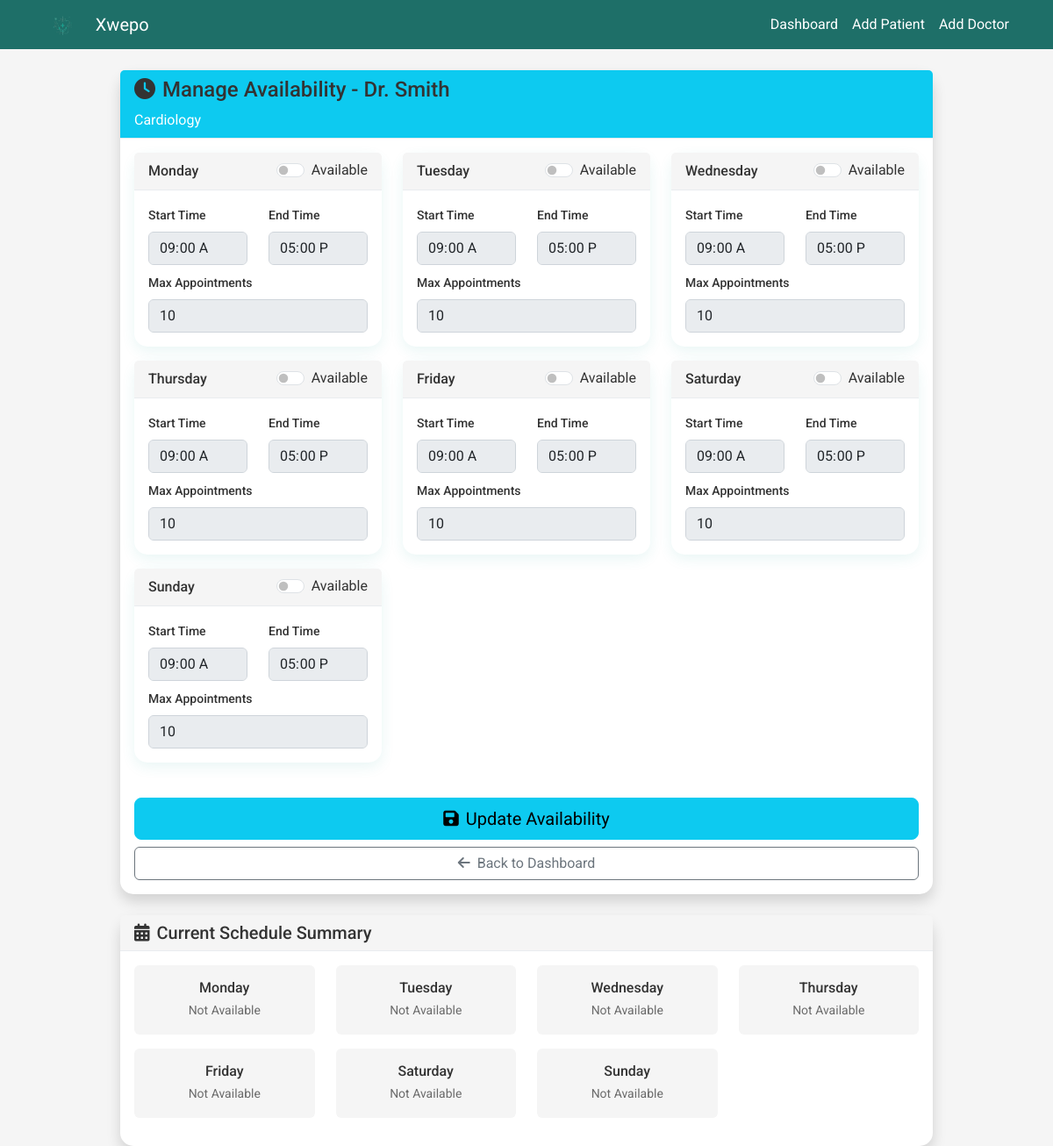
The page /manage_availability/1 (signed in) on the database as committed earlier.
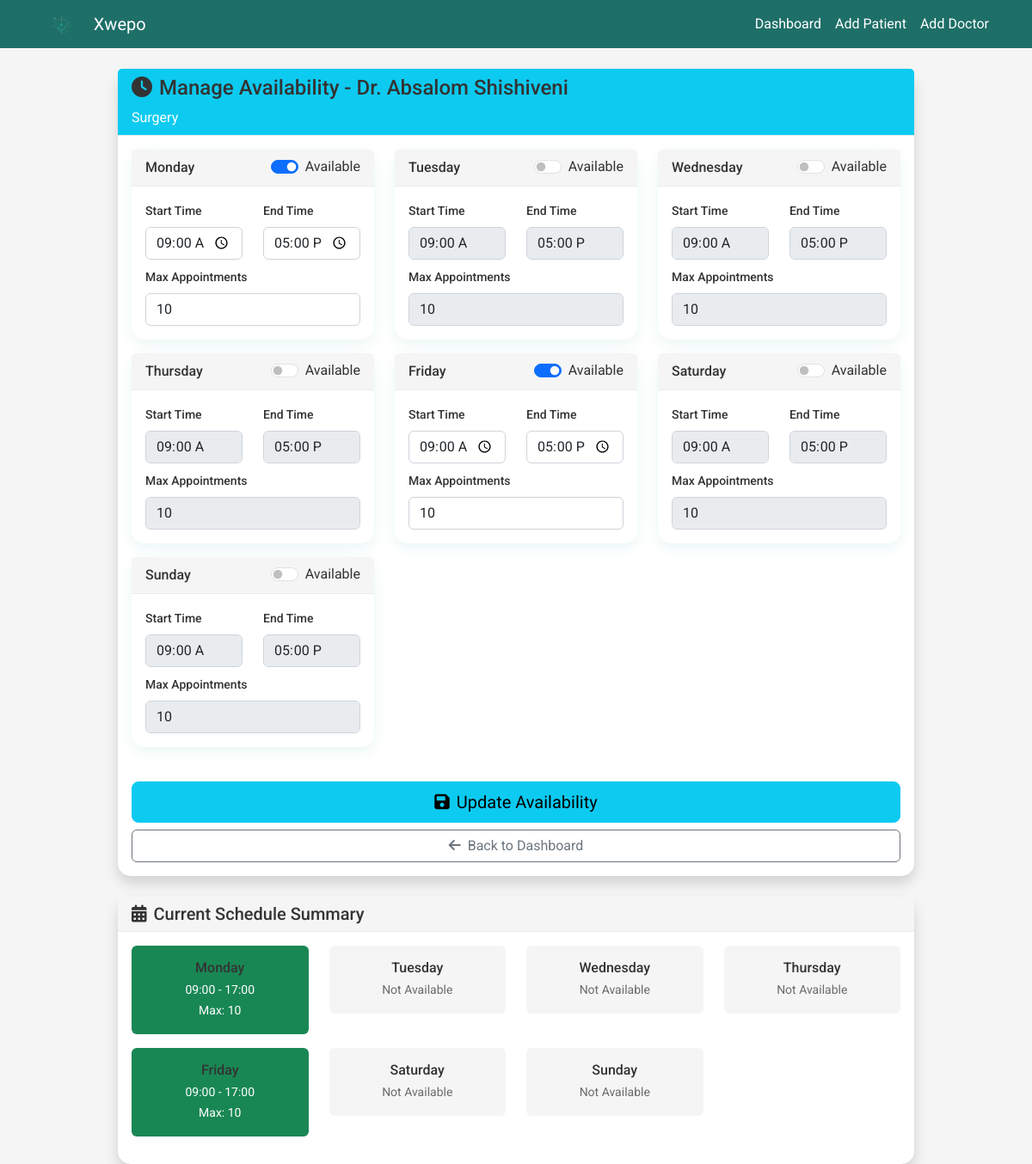
The same page on the database as committed later.
### models.py (models this page shows)
class Doctor(db.Model):
    id = db.Column(db.Integer, primary_key=True)
    name = db.Column(db.String(100), nullable=False)
    specialization = db.Column(db.String(50))
    license_number = db.Column(db.String(50), unique=True)
    contact_number = db.Column(db.String(20))
    email = db.Column(db.String(120))
    experience_years = db.Column(db.Integer)
    education = db.Column(db.Text)
    created_at = db.Column(db.DateTime, default=datetime.now)
    appointments = db.relationship('Appointment', backref='doctor', lazy=True, cascade='all, delete-orphan')
    availabilities = db.relationship('DoctorAvailability', backref='doctor', lazy=True, cascade='all, delete-orphan')
    prescriptions = db.relationship('Prescription', backref='doctor', lazy=True, cascade='all, delete-orphan')
    medical_records = db.relationship('MedicalRecord', backref='doctor', lazy=True, cascade='all, delete-orphan')

class DoctorAvailability(db.Model):
    id = db.Column(db.Integer, primary_key=True)
    doctor_id = db.Column(db.Integer, db.ForeignKey('doctor.id'), nullable=False)
    day_of_week = db.Column(db.Integer)  # 0=Monday, 1=Tuesday, etc.
    start_time = db.Column(db.String(10))
    end_time = db.Column(db.String(10))  # Fixed: Changed from Integer to String
    is_available = db.Column(db.Boolean, default=True)
    max_appointments = db.Column(db.Integer, default=10)

### app.py (the view, shortened to what this page needs)
@app.route('/manage_availability/<int:doctor_id>', methods=['GET', 'POST'])
@login_required
def manage_availability(doctor_id):
    if current_user.role not in ['admin', 'doctor']:
        flash('Access denied. Doctor or admin privileges required.', 'error')
        return redirect(url_for('index'))
    if current_user.role == 'doctor':
        pass
    doctor = Doctor.query.get_or_404(doctor_id)
    availability = DoctorAvailability.query.filter_by(doctor_id=doctor_id).all()
    availability_dict = {a.day_of_week: a for a in availability}
    return render_template('manage_availability.html', doctor=doctor, availability=availability_dict)

### app.py (called while the page is built)
@login_manager.user_loader
def load_user(user_id):
    return User.query.get(int(user_id))

### templates/manage_availability.html (shortened to what this page needs)
<!DOCTYPE html>
<html lang="en">
<head>
    <link href="https://cdn.jsdelivr.net/npm/bootstrap@5.3.0/dist/css/bootstrap.min.css" rel="stylesheet" onerror="this.onerror=null;this.href='{{ url_for('static', filename='libs/bootstrap/bootstrap.min.css') }}'">
    <link href="{{ url_for('static', filename='libs/fontawesome/css/all.min.css') }}" rel="stylesheet">
    <link href="{{ url_for('static', filename='css/color-scheme.css') }}" rel="stylesheet">
    <link href="{{ url_for('static', filename='css/color-scheme.css') }}" rel="stylesheet">
</head>
<body style="background-color: var(--light-gray);">
    <nav class="navbar navbar-expand-lg navbar-dark" style="background-color: var(--primary-teal-dark);">
        <div class="container">
            <a class="navbar-brand d-flex align-items-center" href="{{ url_for('index') }}">
                <img src="{{ url_for('static', filename='images/xwepo_logo.png') }}" alt="Xwepo" class="me-2" style="height: 30px;">
                <span>Xwepo</span>
            </a>
            <div class="navbar-nav ms-auto">
                <a class="nav-link" href="{{ url_for('index') }}">Dashboard</a>
                <a class="nav-link" href="{{ url_for('add_patient') }}">Add Patient</a>
                <a class="nav-link" href="{{ url_for('add_doctor') }}">Add Doctor</a>
            </div>
        </div>
    </nav>
    <div class="container mt-4">
        <div class="row justify-content-center">
            <div class="col-lg-10">
                <div class="card shadow">
                    <div class="card-header bg-info text-white">
                        <h4 class="mb-0">
                            <i class="fas fa-clock me-2"></i>Manage Availability - {{ doctor.name }}
                        </h4>
                        <p class="mb-0 mt-2">{{ doctor.specialization }}</p>
                    </div>
                    <div class="card-body">
                        <form method="POST" action="{{ url_for('manage_availability', doctor_id=doctor.id) }}">
                            <div class="row">
                                {% set days = ['Monday', 'Tuesday', 'Wednesday', 'Thursday', 'Friday', 'Saturday', 'Sunday'] %}
                                {% for day_num in range(7) %}
                                <div class="col-md-6 col-lg-4 mb-3">
                                    <div class="card availability-card {% if day_num in availability %}available{% endif %}">
                                        <div class="card-header d-flex justify-content-between align-items-center">
                                            <h6 class="mb-0">{{ days[day_num] }}</h6>
                                            <div class="form-check form-switch">
                                                <input class="form-check-input" type="checkbox" id="available_{{ day_num }}"
                                                       name="available_{{ day_num }}"
                                                       {% if day_num in availability %}checked{% endif %}>
                                                <label class="form-check-label" for="available_{{ day_num }}">
                                                    Available
                                                </label>
                                            </div>
                                        </div>
                                        <div class="card-body">
                                            <div class="row">
                                                <div class="col-6">
                                                    <label class="form-label small">Start Time</label>
                                                    <input type="time" class="form-control time-input"
                                                           name="start_time_{{ day_num }}"
                                                           value="{{ availability[day_num].start_time if day_num in availability else '09:00' }}">
                                                </div>
                                                <div class="col-6">
                                                    <label class="form-label small">End Time</label>
                                                    <input type="time" class="form-control time-input"
                                                           name="end_time_{{ day_num }}"
                                                           value="{{ availability[day_num].end_time if day_num in availability else '17:00' }}">
                                                </div>
                                            </div>
                                            <div class="mt-2">
                                                <label class="form-label small">Max Appointments</label>
                                                <input type="number" class="form-control time-input"
                                                       name="max_appointments_{{ day_num }}"
                                                       value="{{ availability[day_num].max_appointments if day_num in availability else 10 }}"
                                                       min="1" max="50">
                                            </div>
                                        </div>
                                    </div>
                                </div>
                                {% endfor %}
                            </div>
                            <div class="d-grid gap-2 mt-4">
                                <button type="submit" class="btn btn-info btn-lg">
                                    <i class="fas fa-save me-2"></i>Update Availability
                                </button>
                                <a href="{{ url_for('index') }}" class="btn btn-outline-secondary">
                                    <i class="fas fa-arrow-left me-2"></i>Back to Dashboard
                                </a>
                            </div>
                        </form>
                    </div>
                </div>
                <div class="card mt-4 shadow">
                    <div class="card-header bg-light">
                        <h5 class="mb-0"><i class="fas fa-calendar-alt me-2"></i>Current Schedule Summary</h5>
                    </div>
                    <div class="card-body">
                        <div class="row">
                            {% for day_num in range(7) %}
                            <div class="col-md-6 col-lg-3 mb-3">
                                <div class="text-center p-3 {% if day_num in availability %}bg-success text-white{% else %}bg-light{% endif %} rounded">
                                    <h6 class="mb-1">{{ days[day_num] }}</h6>
                                    {% if day_num in availability %}
                                        <small>{{ availability[day_num].start_time }} - {{ availability[day_num].end_time }}</small><br>
                                        <small>Max: {{ availability[day_num].max_appointments }}</small>
                                    {% else %}
                                        <small class="text-muted">Not Available</small>
                                    {% endif %}
                                </div>
                            </div>
                            {% endfor %}
                        </div>
                    </div>
                </div>
            </div>
        </div>
    </div>
</body>
</html>

### static/css/color-scheme.css (style rules this page uses)
:root { --primary-teal: #2CA69A; --primary-teal-dark: #1E6F68; --primary-teal-light: #A8D5D0; --white: #FFFFFF; --light-gray: #F5F5F5; --medium-gray: #6B6B6B; --dark-gray: #333333; --accent-blue: #007BFF; --accent-green: #28A745; --accent-orange: #FD7E14; --accent-red: #DC3545; --font-family: 'Roboto', sans-serif; }
body { font-family: var(--font-family); color: var(--dark-gray); background-color: var(--white); }
h1, h2, h3, h4, h5, h6 { color: var(--dark-gray); font-weight: 500; }
.navbar-brand, .navbar-nav .nav-link { color: var(--dark-gray); }
.navbar-dark .navbar-brand, .navbar-dark .navbar-nav .nav-link { color: var(--white); }
.card { border: none; box-shadow: 0 2px 4px rgba(0,0,0,0.1); background-color: var(--white); }
.card-header { background-color: var(--light-gray); border-bottom: 1px solid #e9ecef; color: var(--dark-gray); }
.form-control { border: 1px solid #ced4da; border-radius: 0.375rem; }
.form-label { color: var(--dark-gray); font-weight: 500; }
a { color: var(--primary-teal); }
.text-muted { color: var(--medium-gray) !important; }
.bg-light { background-color: var(--light-gray) !important; }

### templates/manage_availability.html (style rules this page uses)
.card { border-radius: 15px; border: none; box-shadow: 0 5px 15px rgba(44, 166, 154, 0.1); background: var(--white); }

Rows that differ between the two databases and show on the page:
changed Doctor: name "Dr. Smith" → "Dr. Absalom Shishiveni"; specialization "Cardiology" → "Surgery"
added DoctorAvailability: start_time "09:00", end_time "17:00", max_appointments "10", start_time "09:00", end_time "17:00", max_appointments "10"
added DoctorAvailability: start_time "09:00", end_time "17:00", max_appointments "10", start_time "09:00", end_time "17:00", max_appointments "10"
Other text that changed with them:
form field day_num: "☐" → "☑"
new list line: "Monday - Max:"
new list line: "Friday - Max:"
list line gone: "09:00 17:00 10"
list line gone: "Monday Not Available"
list line gone: "Friday Not Available"
